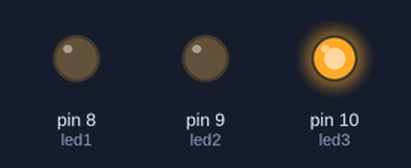
Bench run of a sketch on a simulated Arduino Uno, built with avr-gcc and run on an emulated ATmega328P. Parts: output pins drawn as LEDs (lit = HIGH).

Above: at 1.5 s.
At 3.5 s:
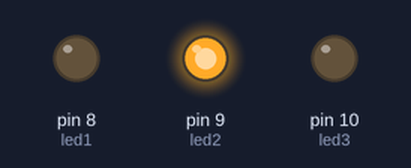
At 5.5 s:
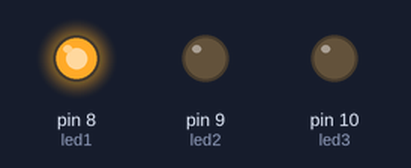
Timing chart, 0 to 9.1 s (numbered marks = the images above):
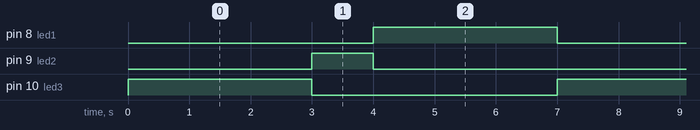

The sketch:

Traffic_Light1.ino
```cpp
int led1 = 8; // Red
int led2 = 9; // Yellow
int led3 = 10; // Green
void setup() {
  // put your setup code here, to run once:
  pinMode(led1, OUTPUT); // output from +5V
  pinMode(led2, OUTPUT); // output from +5V
  pinMode(led3, OUTPUT); // output from +5V
}

void loop() {
  // put your main code here, to run repeatedly:
  digitalWrite(led1, LOW);// power off
  digitalWrite(led2, LOW); // power off
  digitalWrite(led3, HIGH); // power on, Green

  delay(3000);

  digitalWrite(led1, LOW);// power off
  digitalWrite(led2, HIGH); // power on, Yello
  digitalWrite(led3, LOW); // power off

  delay(1000);

  digitalWrite(led1, HIGH);// power on, Red
  digitalWrite(led2, LOW); // power off
  digitalWrite(led3, LOW); // power off

  delay(3000);}
```

Measured:
- by itself, pin 8 (led1), pin 10 (led3): alternates HIGH for 3.0 s and LOW for 4.0 s
- by itself, pin 9 (led2): alternates HIGH for 1.0 s and LOW for 6.0 s
- by itself, everything shown: repeats every 7.0 s, in 3 steps
